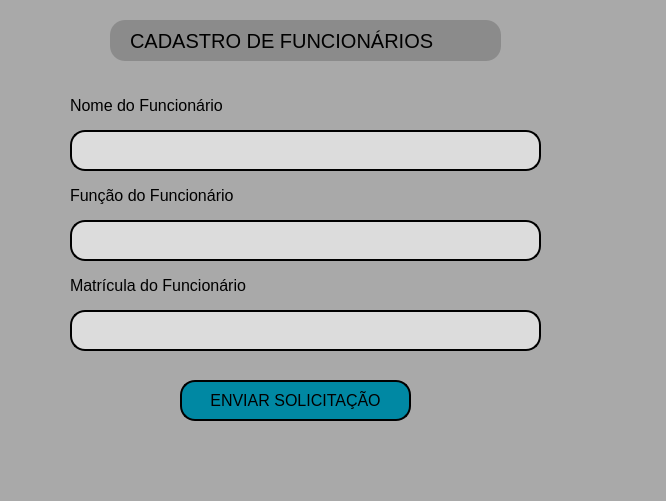
<?xml version="1.0" encoding="UTF-8"?>
<ui version="4.0">
 <class>MainWindow</class>
 <widget class="QMainWindow" name="MainWindow">
  <property name="geometry">
   <rect>
    <x>0</x>
    <y>0</y>
    <width>666</width>
    <height>501</height>
   </rect>
  </property>
  <property name="windowTitle">
   <string>MainWindow</string>
  </property>
  <property name="styleSheet">
   <string notr="true">background-color: rgb(169, 169, 169);</string>
  </property>
  <widget class="QWidget" name="centralwidget">
   <widget class="QLineEdit" name="cad_username">
    <property name="geometry">
     <rect>
      <x>70</x>
      <y>130</y>
      <width>471</width>
      <height>41</height>
     </rect>
    </property>
    <property name="styleSheet">
     <string notr="true">background-color: rgb(220, 220, 220);
border-radius: 15px;
border-style: outset;
border-width: 2px;
</string>
    </property>
   </widget>
   <widget class="QLineEdit" name="cad_fun_user">
    <property name="geometry">
     <rect>
      <x>70</x>
      <y>220</y>
      <width>471</width>
      <height>41</height>
     </rect>
    </property>
    <property name="styleSheet">
     <string notr="true">background-color: rgb(220, 220, 220);
border-radius: 15px;
border-style: outset;
border-width: 2px;
</string>
    </property>
   </widget>
   <widget class="QLineEdit" name="cad_mat_user">
    <property name="geometry">
     <rect>
      <x>70</x>
      <y>310</y>
      <width>471</width>
      <height>41</height>
     </rect>
    </property>
    <property name="styleSheet">
     <string notr="true">background-color: rgb(220, 220, 220);
border-radius: 15px;
border-style: outset;
border-width: 2px;
</string>
    </property>
   </widget>
   <widget class="QLabel" name="cad_name">
    <property name="geometry">
     <rect>
      <x>70</x>
      <y>90</y>
      <width>191</width>
      <height>31</height>
     </rect>
    </property>
    <property name="font">
     <font>
      <pointsize>12</pointsize>
     </font>
    </property>
    <property name="text">
     <string>Nome do Funcionário</string>
    </property>
   </widget>
   <widget class="QLabel" name="cad_func">
    <property name="geometry">
     <rect>
      <x>70</x>
      <y>180</y>
      <width>201</width>
      <height>31</height>
     </rect>
    </property>
    <property name="font">
     <font>
      <pointsize>12</pointsize>
     </font>
    </property>
    <property name="text">
     <string>Função do Funcionário</string>
    </property>
   </widget>
   <widget class="QFrame" name="frame">
    <property name="geometry">
     <rect>
      <x>110</x>
      <y>20</y>
      <width>391</width>
      <height>41</height>
     </rect>
    </property>
    <property name="styleSheet">
     <string notr="true">background-color: rgb(139, 139, 139);
border-radius: 15px;
border-width: 2px;</string>
    </property>
    <property name="frameShape">
     <enum>QFrame::StyledPanel</enum>
    </property>
    <property name="frameShadow">
     <enum>QFrame::Raised</enum>
    </property>
    <widget class="QLabel" name="label">
     <property name="geometry">
      <rect>
       <x>20</x>
       <y>0</y>
       <width>361</width>
       <height>41</height>
      </rect>
     </property>
     <property name="font">
      <font>
       <pointsize>15</pointsize>
      </font>
     </property>
     <property name="text">
      <string>CADASTRO DE FUNCIONÁRIOS</string>
     </property>
    </widget>
   </widget>
   <widget class="QLabel" name="cad_mat_2">
    <property name="geometry">
     <rect>
      <x>70</x>
      <y>270</y>
      <width>221</width>
      <height>31</height>
     </rect>
    </property>
    <property name="font">
     <font>
      <pointsize>12</pointsize>
     </font>
    </property>
    <property name="text">
     <string>Matrícula do Funcionário</string>
    </property>
   </widget>
   <widget class="QPushButton" name="pushButton">
    <property name="geometry">
     <rect>
      <x>180</x>
      <y>380</y>
      <width>231</width>
      <height>41</height>
     </rect>
    </property>
    <property name="font">
     <font>
      <pointsize>12</pointsize>
     </font>
    </property>
    <property name="styleSheet">
     <string notr="true">background-color: rgb(0, 136, 163);
border-radius: 15px;
border-style: outset;
border-width: 2px;
border-color: black;</string>
    </property>
    <property name="text">
     <string>ENVIAR SOLICITAÇÃO</string>
    </property>
   </widget>
   <widget class="QLabel" name="cad_return">
    <property name="geometry">
     <rect>
      <x>100</x>
      <y>440</y>
      <width>421</width>
      <height>41</height>
     </rect>
    </property>
    <property name="font">
     <font>
      <pointsize>13</pointsize>
     </font>
    </property>
    <property name="text">
     <string/>
    </property>
   </widget>
  </widget>
  <widget class="QStatusBar" name="statusbar"/>
 </widget>
 <resources/>
 <connections/>
</ui>
